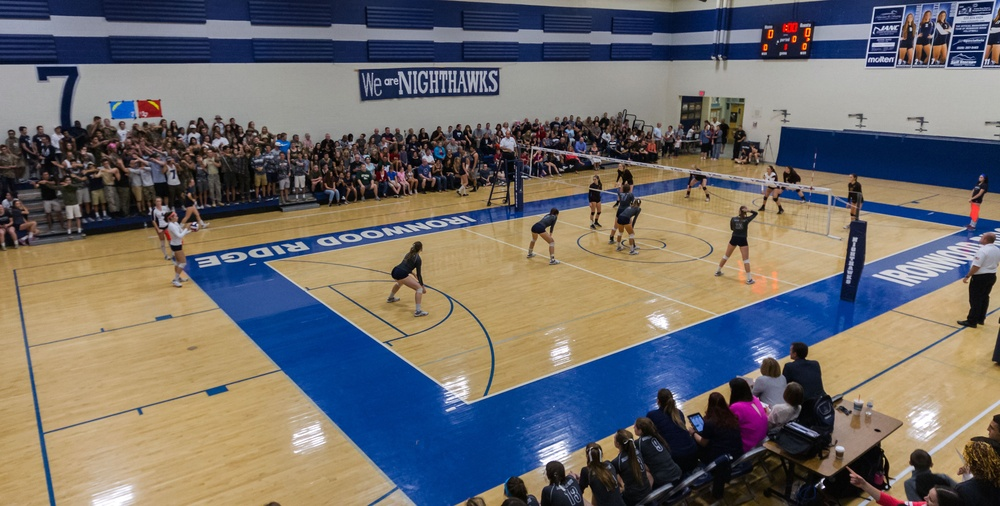
#> input picture test_image.jpg, 1000 x 506 px, shrunk from 2500 x 1264 before the run, found by its file name
$ python volleyball_detector.py
#> lines starting #> are read from the running program, lines starting #| are printed output that depends on the picture; after the words box and inside, x2 and y2 are one past the last pixel; in counts of white or black regions, pixels touching at a corner belong together
#> in load_image, image is the input picture: shape (506, 1000, 3); mean B, G, R 106.1, 107.8, 111.1
#| Successfully loaded image with shape: (506, 1000, 3)
### src/net_detector.py
import cv2
import numpy as np
from enum import Enum

class DebugStep(Enum):
    """Enum for different processing steps that can be debugged"""
    GRAYSCALE = "grayscale"
    BILATERAL = "bilateral"
    THRESHOLD = "threshold"
    MORPHOLOGY = "morphology"
    EDGES = "edges"
    FINAL = "final"
    LINES = "lines"
    HORIZONTAL = "horizontal"
    VERTICAL = "vertical"
    COMBINED = "combined"
    CLEANED = "cleaned"
    PATTERN = "pattern"
    DENSITY = "density"
    VALID_REGIONS = "valid_regions"

class NetDetector:
    def __init__(self):
        # Initialize parameters
        self.angle_threshold = 10
        self.min_line_length_ratio = 1/3
        self.height_range = (1/4, 3/4)

        # Debug storage
        self.debug_frames = {}

    def detect(self, frame, debug_step=None):
        """
        Detect volleyball net in the frame focusing on the thick upper edge.

        Args:
            frame: Input image frame
            debug_step: DebugStep enum indicating which intermediate frame to return

        Returns:
            If debug_step is None: numpy.ndarray of filtered lines or None
            If debug_step is specified: corresponding debug frame
        """
        # ------------------------
        # 1. Initial Conversion
        # ------------------------
        gray = cv2.cvtColor(frame, cv2.COLOR_BGR2GRAY)
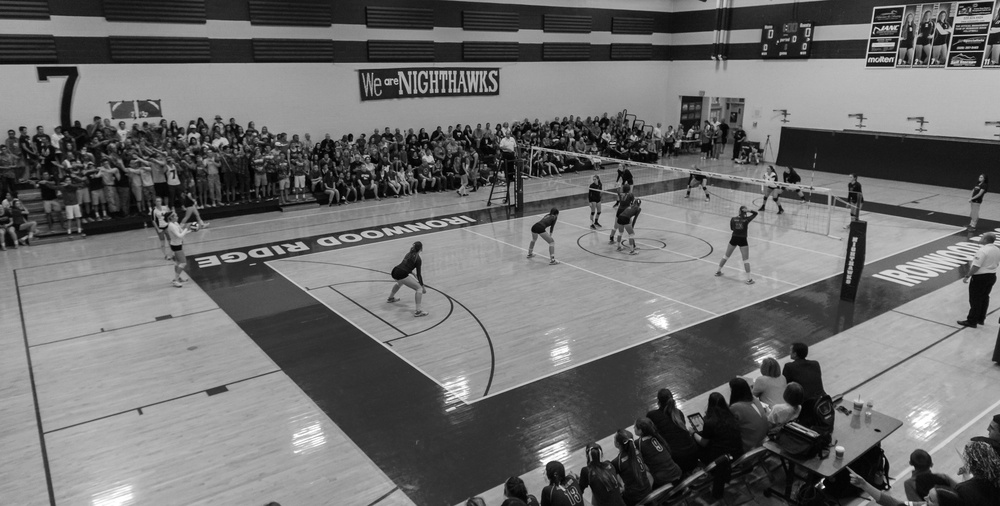
#> gray: shape (506, 1000); min 0, max 255, mean 108.6
        self.debug_frames[DebugStep.GRAYSCALE] = gray

        if debug_step == DebugStep.GRAYSCALE:
            return gray

        # ------------------------
        # 2. Preprocessing
        # ------------------------
        bilateral = cv2.bilateralFilter(
            gray,
            d=15,
            sigmaColor=200,
            sigmaSpace=200
        )
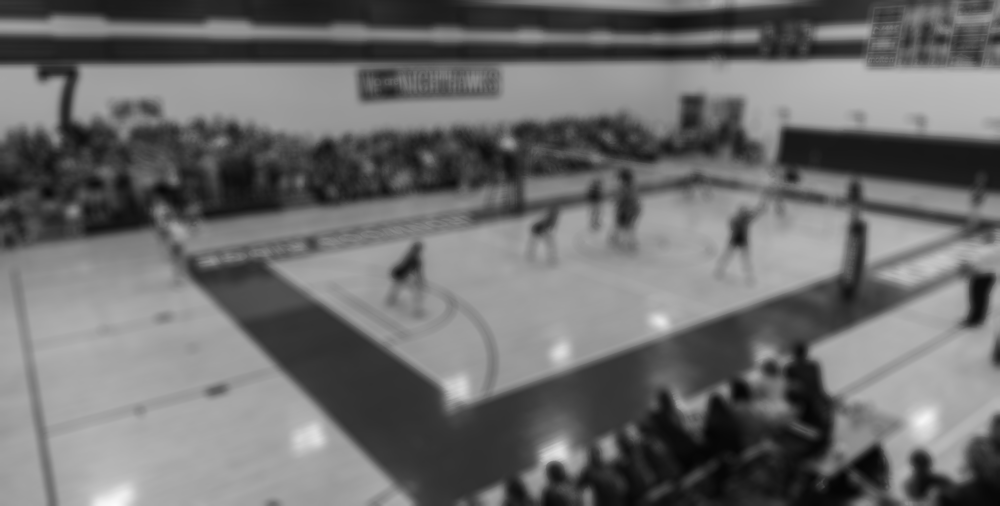
#> bilateral: shape (506, 1000); min 5, max 251, mean 108.6
        # bilateral = gray
        self.debug_frames[DebugStep.BILATERAL] = bilateral

        if debug_step == DebugStep.BILATERAL:
            return bilateral

        thresh = cv2.adaptiveThreshold(
            bilateral,
            maxValue=255,
            adaptiveMethod=cv2.ADAPTIVE_THRESH_GAUSSIAN_C,
            thresholdType=cv2.THRESH_BINARY,
            blockSize=11,
            C=5
        )
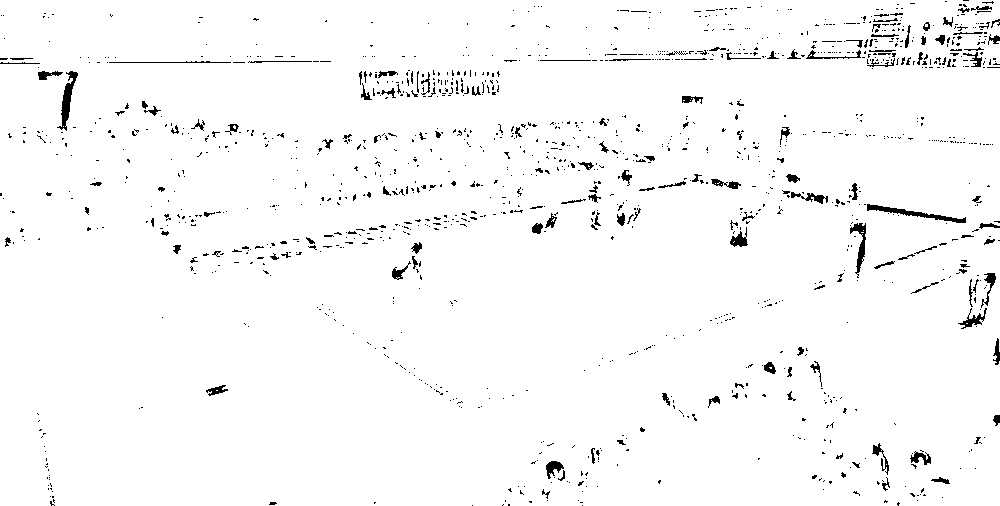
#> thresh: shape (506, 1000); 97.4% white; black in thin lines or dots
        self.debug_frames[DebugStep.THRESHOLD] = thresh

        if debug_step == DebugStep.THRESHOLD:
            return thresh

        # ------------------------
        # 3. Morphological Operations
        # ------------------------
        horizontal_kernel = cv2.getStructuringElement(
            cv2.MORPH_RECT,
            (15, 1)
        )
        vertical_kernel = cv2.getStructuringElement(
            cv2.MORPH_RECT,
            (1, 15)
        )

        horizontal_img = cv2.morphologyEx(thresh, cv2.MORPH_OPEN, horizontal_kernel, iterations=3)
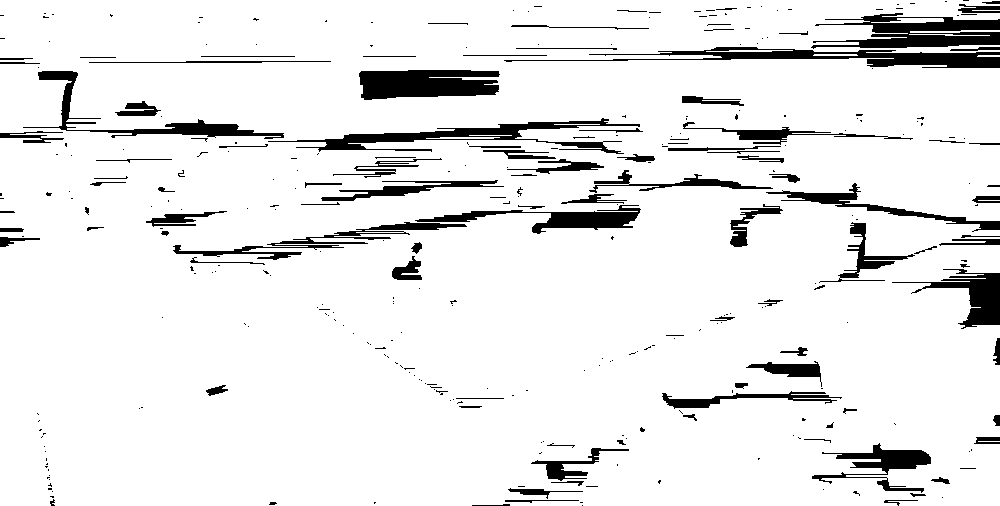
#> horizontal_img: shape (506, 1000); 91.5% white; 343 black regions (236 under 20 px), largest, box (x1, y1, x2, y2) and area: (504, 47, 1000, 68) 3580, (811, 13, 1000, 49) 3550, (359, 70, 500, 100) 3453
        vertical_img = cv2.morphologyEx(thresh, cv2.MORPH_OPEN, vertical_kernel, iterations=3)
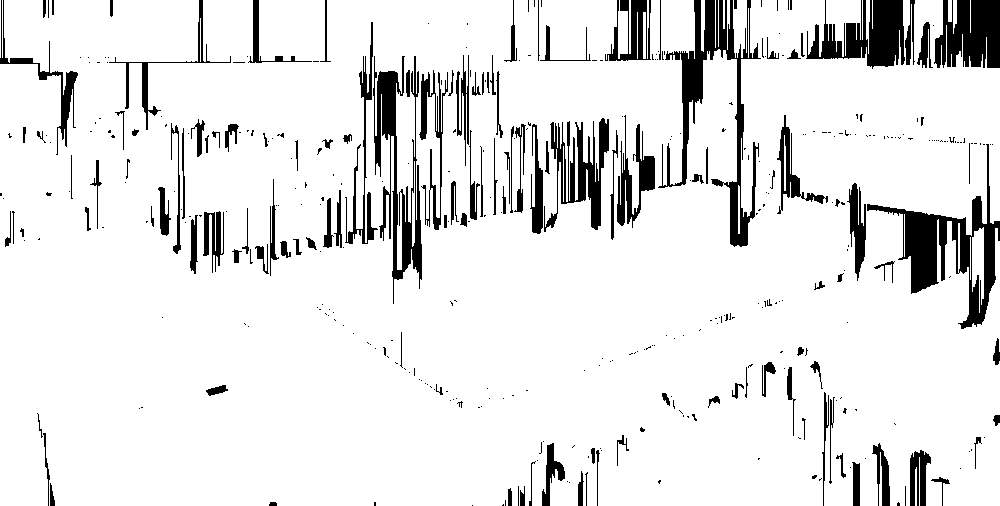
#> vertical_img: shape (506, 1000); 89.8% white; 412 black regions (281 under 20 px), largest, box (x1, y1, x2, y2) and area: (867, 144, 1000, 329) 5693, (658, 0, 761, 247) 5627, (373, 56, 422, 304) 4176

        combined = cv2.addWeighted(horizontal_img, 0.5, vertical_img, 0.5, 0)
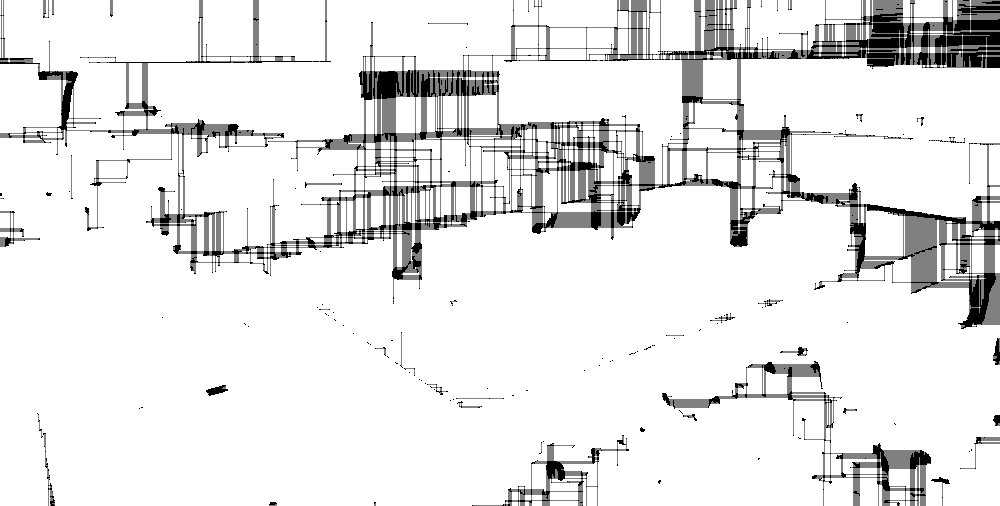
#> combined: shape (506, 1000); min 0, max 255, mean 231.3

        self.debug_frames[DebugStep.MORPHOLOGY] = combined
        if debug_step == DebugStep.MORPHOLOGY:
            return combined

        _, pattern_mask = cv2.threshold(combined, 30, 255, cv2.THRESH_BINARY)
#> pattern_mask: shape (506, 1000); 95.7% white; 1340 black regions (1131 under 20 px), largest, box (x1, y1, x2, y2) and area: (958, 273, 996, 329) 616, (377, 71, 404, 99) 594, (867, 204, 966, 224) 480
 # 2. Analyze pattern density
        kernel_size = (50, 50)  # Adjust based on your image size
        density_map = cv2.boxFilter(pattern_mask, -1, kernel_size)
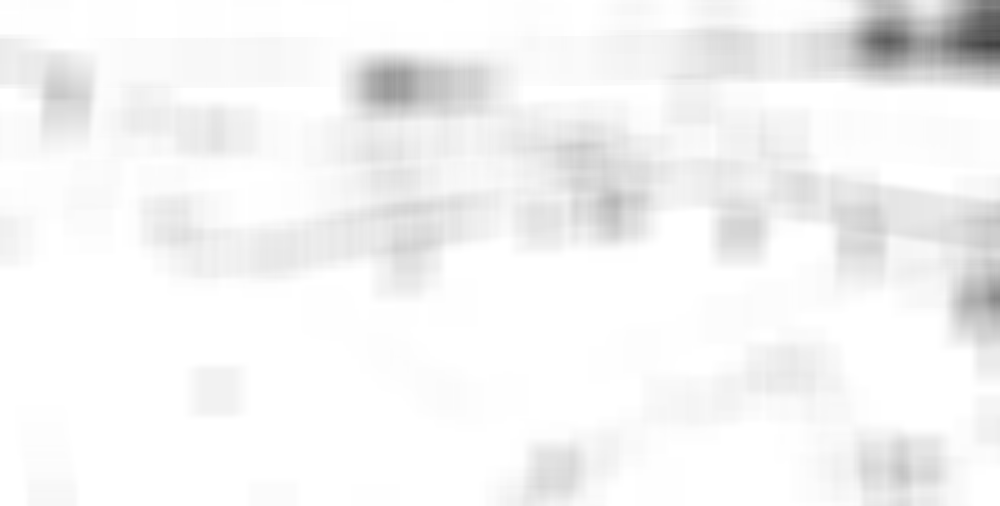
#> density_map: shape (506, 1000); min 66, max 255, mean 244

        # Create density threshold (adjust these values based on testing)
        min_density = 30  # Minimum white pixels expected in kernel area
        max_density = 200  # Maximum white pixels expected in kernel area

        # 3. Filter based on pattern density
        valid_regions = np.zeros_like(pattern_mask)
        valid_regions[(density_map >= min_density) & (density_map <= max_density)] = 255

        # Find connected components
        num_labels, labels, stats, centroids = cv2.connectedComponentsWithStats(valid_regions, connectivity=8)

        # Skip label 0 as it's the background
        if num_labels > 1:
            # Get areas of all components (excluding background)
            areas = stats[1:, cv2.CC_STAT_AREA]

            # Find the largest component
            largest_label = np.argmax(areas) + 1  # Add 1 because we skipped background

            # Create mask with only the largest component
            valid_regions = np.zeros_like(valid_regions)
            valid_regions[labels == largest_label] = 255

        # Store debug frames
        self.debug_frames[DebugStep.PATTERN] = pattern_mask
        self.debug_frames[DebugStep.DENSITY] = density_map
        self.debug_frames[DebugStep.VALID_REGIONS] = valid_regions

        if debug_step:
            return self.debug_frames.get(debug_step, frame)

        return valid_regions
        # [10 lines of commented-out code are left out]
        edges = cv2.Canny(
            combined,
            threshold1=50,
            threshold2=150
        )
        self.debug_frames[DebugStep.EDGES] = edges

        if debug_step == DebugStep.EDGES:
            return edges

        # [50 lines of commented-out code are left out]

        self.debug_frames[DebugStep.FINAL] = debug_frame

        if debug_step == DebugStep.FINAL:
            return debug_frame

        return np.array(horizontal_lines) if horizontal_lines else None

    def get_debug_frame(self, step):
        """Get a specific debug frame"""
        return self.debug_frames.get(step)

### src/volleyball_detector.py
import cv2
import numpy as np
from net_detector import NetDetector, DebugStep

class VolleyballScoreDetector:
    def __init__(self):
        self.net_coordinates = None
        self.court_lines = None
        self.net_detector = NetDetector()

    def load_image(self, image_path):
        """Load and return an image from the given path"""
        image = cv2.imread(image_path)
        if image is None:
            raise FileNotFoundError(f"Could not load image from path: {image_path}")
        print(f"Successfully loaded image with shape: {image.shape}")
        return image

    def detect_net(self, frame):
        """
        Detect volleyball net in the frame
        Returns the coordinates of the net line
        """
        return self.net_detector.detect(frame)

    def detect_court_lines(self, frame):
        """
        Detect court lines based on the net position
        Returns the coordinates of relevant court lines
        """
        # TODO: Implement court line detection
        pass

    def process_frame(self, frame):
        """
        Process a single frame and detect net and court lines

        Args:
            frame: Input frame
        """
        debug_step = DebugStep.DENSITY
        if debug_step:
            return self.net_detector.detect(frame, debug_step)

        # Normal processing
        net = self.detect_net(frame)

        if net is not None:
            self.net_coordinates = net
            self.court_lines = self.detect_court_lines(frame)

        self.draw_detections(frame)

        return frame

    def draw_detections(self, frame):
        """Draw detected net and court lines on the frame"""
        if self.net_coordinates is not None:
            # Draw net line
            for line in self.net_coordinates:
                x1, y1, x2, y2 = line[0]
                cv2.line(frame, (x1, y1), (x2, y2), (0, 255, 0), 2)

if __name__ == "__main__":
    # Create detector instance
    detector = VolleyballScoreDetector()

    # Load test image
    image = detector.load_image("./test_image.jpg")

    # Process image
    result = detector.process_frame(image)

    # Create window
    window_name = "Volleyball Court Detection"
    cv2.namedWindow(window_name, cv2.WINDOW_NORMAL)
    cv2.setWindowProperty(window_name, cv2.WND_PROP_FULLSCREEN, cv2.WINDOW_NORMAL)

    # Display result
    cv2.imshow(window_name, result)

    # Wait for 'q' key to quit
    while True:
        key = cv2.waitKey(1) & 0xFF
#> (key q is pressed here)
        if key == ord('q'):
            break

    cv2.destroyAllWindows()
